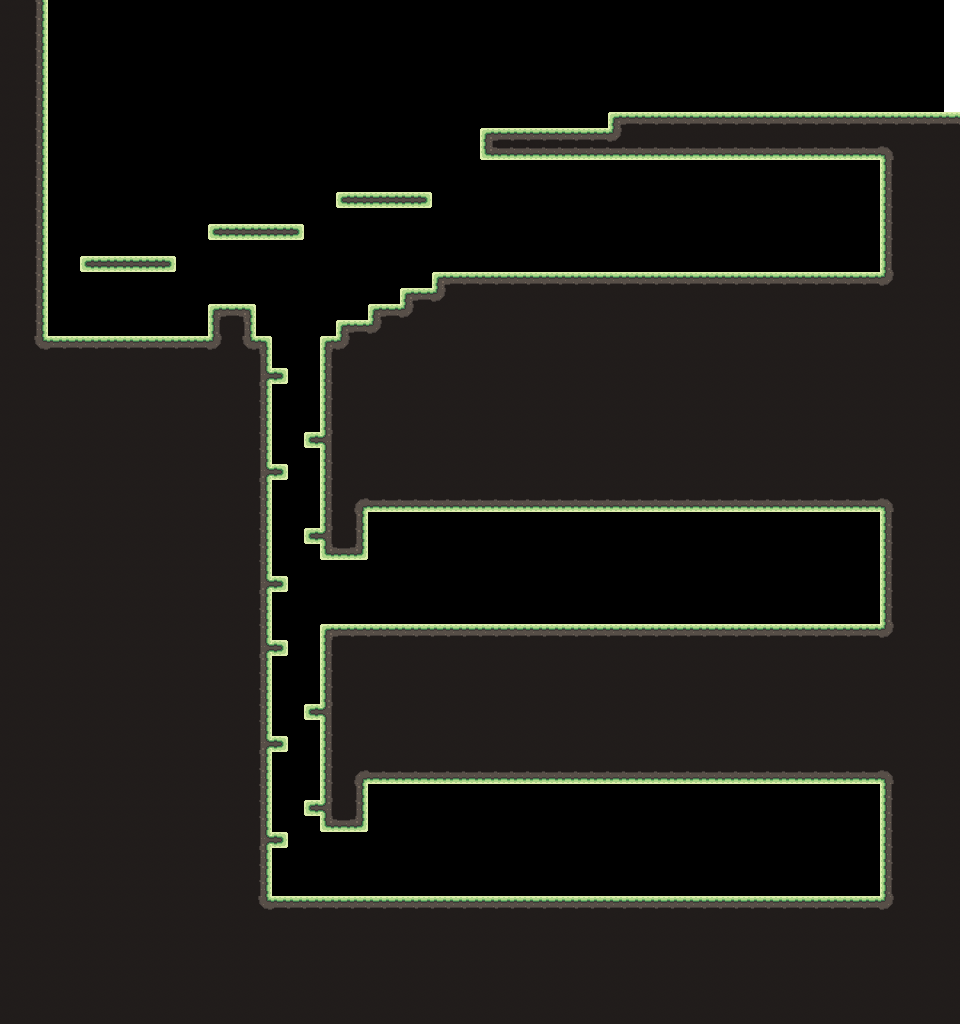

The image is a tile-based game level rendered from a .tmx file. Its description and source (layers, tilesets, objects; grid data summarised) follow:
An orthogonal 60x64 tile map with 16x16 px tiles, 4 tile layers (bg, ground, fg, barrier), 3 tilesets and 4 objects (sbasic, archer, samurai, player).

<map version="1.10" tiledversion="1.11.2" orientation="orthogonal" renderorder="right-down" width="60" height="64" tilewidth="16" tileheight="16" infinite="0" nextlayerid="18" nextobjectid="21">
 <tileset firstgid="1" source="../tsx/spring.tsx" />
 <tileset firstgid="49" source="../tsx/spring_bg.tsx" />
 <tileset firstgid="53" source="../tsx/player.tsx" />
 <layer id="16" name="bg" width="60" height="64">
  <data>[3840 cells, 0 non-empty, 0 distinct tile ids]</data>
 </layer>
 <layer id="1" name="ground" width="60" height="64">
  <data>[3840 cells, 2361 non-empty, 18 distinct tile ids]</data>
 </layer>
 <layer id="17" name="fg" width="60" height="64">
  <data>[3840 cells, 0 non-empty, 0 distinct tile ids]</data>
 </layer>
 <layer id="13" name="barrier" width="60" height="64">
  <data>[3840 cells, 7 non-empty, 1 distinct tile ids]</data>
 </layer>
 <objectgroup id="7" name="objects">
  <object id="12" name="sbasic" gid="56" x="499.22" y="277.106" width="96" height="80">
   <properties>
    <property name="hp" type="int" value="70" />
   </properties>
  </object>
  <object id="17" name="archer" gid="60" x="608.294" y="645.667" width="102" height="128">
   <properties>
    <property name="hp" type="int" value="380" />
   </properties>
  </object>
  <object id="18" name="samurai" gid="59" x="610.696" y="906.856" width="102" height="102">
   <properties>
    <property name="hp" type="int" value="400" />
   </properties>
  </object>
 </objectgroup>
 <objectgroup id="15" name="player">
  <object id="20" name="player" gid="53" x="78.236" y="348.273" width="80" height="64" />
 </objectgroup>
 <objectgroup id="14" name="data">
  <properties>
   <property name="bg" value="spring" />
  </properties>
 </objectgroup>
</map>
